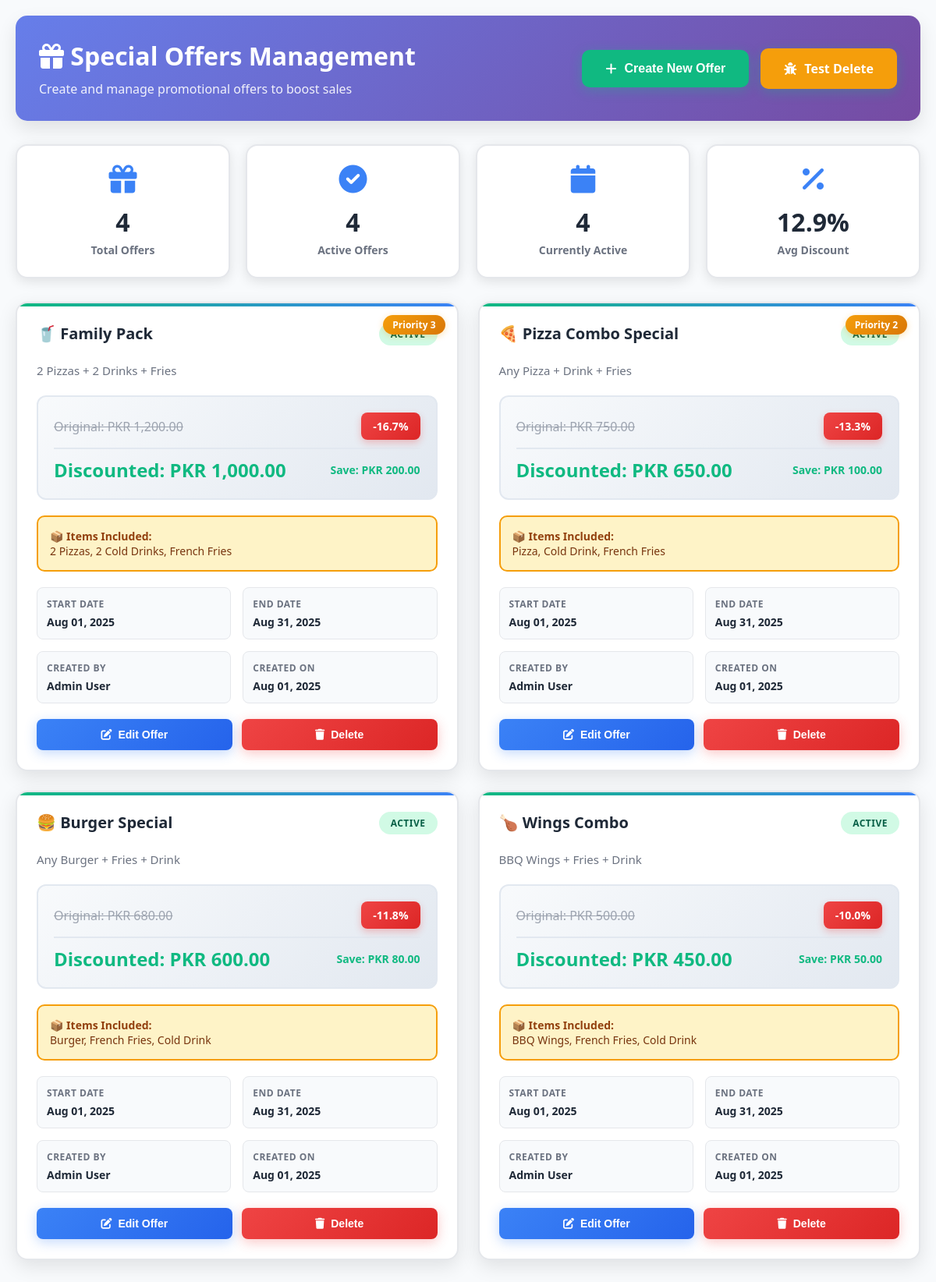
Page /admin/manage_special_offers.php (signed in) on the committed database.
### tables this page shows
CREATE TABLE special_offers (
    id INT PRIMARY KEY AUTO_INCREMENT,
    title VARCHAR(200) NOT NULL,
    description TEXT,
    original_price DECIMAL(10,2) NOT NULL,
    discounted_price DECIMAL(10,2) NOT NULL,
    discount_percentage DECIMAL(5,2),
    items_included TEXT,
    image VARCHAR(255) DEFAULT 'default-offer.jpg',
    is_active BOOLEAN DEFAULT TRUE,
    start_date DATE,
    end_date DATE,
    priority INT DEFAULT 1,
    created_by INT NOT NULL,
    created_at TIMESTAMP DEFAULT CURRENT_TIMESTAMP,
    updated_at TIMESTAMP DEFAULT CURRENT_TIMESTAMP ON UPDATE CURRENT_TIMESTAMP,
    FOREIGN KEY (created_by) REFERENCES users(id)
);

CREATE TABLE users (
    id INT PRIMARY KEY AUTO_INCREMENT,
    name VARCHAR(100) NOT NULL,
    username VARCHAR(50) UNIQUE NOT NULL,
    password VARCHAR(255) NOT NULL,
    role ENUM('admin', 'cashier') DEFAULT 'cashier',
    is_active BOOLEAN DEFAULT TRUE,
    created_at TIMESTAMP DEFAULT CURRENT_TIMESTAMP,
    updated_at TIMESTAMP DEFAULT CURRENT_TIMESTAMP ON UPDATE CURRENT_TIMESTAMP
);

### admin/manage_special_offers.php (the view, shortened to what this page needs)
<?php
$db = new Database();
$pdo = $db->getConnection();
$query = "SELECT so.*, u.name as created_by_name FROM special_offers so LEFT JOIN users u ON so.created_by = u.id ORDER BY so.priority DESC, so.created_at DESC";
$stmt = $pdo->prepare($query);
$stmt->execute();
$offers = $stmt->fetchAll(PDO::FETCH_ASSOC);
?>
<!DOCTYPE html>
<html lang="en">
<head>
    <link rel="stylesheet" href="../assets/css/style.css">
    <link rel="stylesheet" href="https://cdnjs.cloudflare.com/ajax/libs/font-awesome/6.0.0/css/all.min.css">
</head>
<body>
    <div class="admin-container">
        <div class="page-header">
            <div style="display: flex; justify-content: space-between; align-items: center;">
                <div>
                    <h1><i class="fas fa-gift"></i> Special Offers Management</h1>
                    <p>Create and manage promotional offers to boost sales</p>
                </div>
                <div style="display: flex; gap: 15px; align-items: center;">
                    <button class="btn-add" onclick="openAddModal()">
                        <i class="fas fa-plus"></i> Create New Offer
                    </button>
                    <a href="test_delete.php" class="btn-add" style="background: #f59e0b; text-decoration: none;">
                        <i class="fas fa-bug"></i> Test Delete
                    </a>
                </div>
            </div>
        </div>
        <div class="stats-cards">
            <div class="stat-card">
                <i class="fas fa-gift"></i>
                <div class="number"><?php echo count($offers); ?></div>
                <div class="label">Total Offers</div>
            </div>
            <div class="stat-card">
                <i class="fas fa-check-circle"></i>
                <div class="number"><?php echo count(array_filter($offers, function($o) { return $o['is_active'] == 1; })); ?></div>
                <div class="label">Active Offers</div>
            </div>
            <div class="stat-card">
                <i class="fas fa-calendar"></i>
                <div class="number"><?php echo count(array_filter($offers, function($o) {
                    return $o['is_active'] == 1 &&
                           (!$o['start_date'] || $o['start_date'] <= date('Y-m-d')) &&
                           (!$o['end_date'] || $o['end_date'] >= date('Y-m-d'));
                })); ?></div>
                <div class="label">Currently Active</div>
            </div>
            <div class="stat-card">
                <i class="fas fa-percentage"></i>
                <div class="number"><?php
                    $avgDiscount = array_reduce($offers, function($carry, $item) {
                        return $carry + $item['discount_percentage'];
                    }, 0);
                    echo $avgDiscount > 0 ? round($avgDiscount / count($offers), 1) : 0;
                ?>%</div>
                <div class="label">Avg Discount</div>
            </div>
        </div>
        <?php if (empty($offers)): ?>
            <div class="empty-state">
                <i class="fas fa-gift"></i>
                <h3>No Special Offers Found</h3>
                <p>Create your first special offer to attract customers and boost sales!</p>
                <button class="btn-add" onclick="openAddModal()">
                    <i class="fas fa-plus"></i> Create First Offer
                </button>
            </div>
        <?php else: ?>
            <div class="offers-grid">
                <?php foreach ($offers as $offer): ?>
                    <div class="offer-card">
                        <?php if ($offer['priority'] > 1): ?>
                            <div class="priority-badge">Priority <?php echo $offer['priority']; ?></div>
                        <?php endif; ?>
                        <div class="offer-header">
                            <h3 class="offer-title"><?php echo htmlspecialchars($offer['title']); ?></h3>
                            <span class="offer-status <?php echo $offer['is_active'] ? 'status-active' : 'status-inactive'; ?>">
                                <?php echo $offer['is_active'] ? 'Active' : 'Inactive'; ?>
                            </span>
                        </div>
                        <p class="offer-description"><?php echo htmlspecialchars($offer['description']); ?></p>
                        <div class="offer-pricing">
                            <div class="price-row">
                                <span class="original-price">Original: PKR <?php echo number_format($offer['original_price'], 2); ?></span>
                                <span class="discount-badge">-<?php echo number_format($offer['discount_percentage'], 1); ?>%</span>
                            </div>
                            <div class="price-row">
                                <span class="discounted-price">Discounted: PKR <?php echo number_format($offer['discounted_price'], 2); ?></span>
                                <span style="color: #10b981; font-weight: 600;">Save: PKR <?php echo number_format($offer['original_price'] - $offer['discounted_price'], 2); ?></span>
                            </div>
                        </div>
                        <div class="offer-items">
                            <strong>📦 Items Included:</strong><br>
                            <span><?php echo htmlspecialchars($offer['items_included']); ?></span>
                        </div>
                        <div class="offer-details">
                            <div class="detail-item">
                                <div class="detail-label">Start Date</div>
                                <div class="detail-value"><?php echo $offer['start_date'] ? date('M d, Y', strtotime($offer['start_date'])) : 'No Start Date'; ?></div>
                            </div>
                            <div class="detail-item">
                                <div class="detail-label">End Date</div>
                                <div class="detail-value"><?php echo $offer['end_date'] ? date('M d, Y', strtotime($offer['end_date'])) : 'No End Date'; ?></div>
                            </div>
                            <div class="detail-item">
                                <div class="detail-label">Created By</div>
                                <div class="detail-value"><?php echo htmlspecialchars($offer['created_by_name']); ?></div>
                            </div>
                            <div class="detail-item">
                                <div class="detail-label">Created On</div>
                                <div class="detail-value"><?php echo date('M d, Y', strtotime($offer['created_at'])); ?></div>
                            </div>
                        </div>
                        <div class="offer-actions">
                            <button class="btn-edit" onclick="openEditModal(<?php echo htmlspecialchars(json_encode($offer)); ?>)">
                                <i class="fas fa-edit"></i> Edit Offer
                            </button>
                            <button class="btn-delete" onclick="deleteOffer(<?php echo $offer['id']; ?>)">
                                <i class="fas fa-trash"></i> Delete
                            </button>
                        </div>
                    </div>
                <?php endforeach; ?>
            </div>
        <?php endif; ?>
    </div>
</body>
</html>

### assets/css/style.css (style rules this page uses)
* { margin: 0; padding: 0; box-sizing: border-box; }
body { font-family: 'Segoe UI', Tahoma, Geneva, Verdana, sans-serif; background: #f5f7fa; color: #2c3e50; overflow: hidden; height: 100vh; font-size: 14px; }

### rows in the picture
special_offers: priority "3", title "🥤 Family Pack", is_active "ACTIVE", description "2 Pizzas + 2 Drinks + Fries", original_price "1,200.00", discount_percentage "16.7", discounted_price "1,000.00", $offer['original_price'] - $offer['discounted_price'] "200.00", items_included "2 Pizzas, 2 Cold Drinks, French Fries", start_date "Aug 01, 2025", end_date "Aug 31, 2025", created_by.name "Admin User", created_at "Aug 01, 2025"
special_offers: priority "2", title "🍕 Pizza Combo Special", is_active "ACTIVE", description "Any Pizza + Drink + Fries", original_price "750.00", discount_percentage "13.3", discounted_price "650.00", $offer['original_price'] - $offer['discounted_price'] "100.00", items_included "Pizza, Cold Drink, French Fries", start_date "Aug 01, 2025", end_date "Aug 31, 2025", created_by.name "Admin User", created_at "Aug 01, 2025"
special_offers: title "🍔 Burger Special", is_active "ACTIVE", description "Any Burger + Fries + Drink", original_price "680.00", discount_percentage "11.8", discounted_price "600.00", $offer['original_price'] - $offer['discounted_price'] "80.00", items_included "Burger, French Fries, Cold Drink", start_date "Aug 01, 2025", end_date "Aug 31, 2025", created_by.name "Admin User", created_at "Aug 01, 2025"
special_offers: title "🍗 Wings Combo", is_active "ACTIVE", description "BBQ Wings + Fries + Drink", original_price "500.00", discount_percentage "10.0", discounted_price "450.00", $offer['original_price'] - $offer['discounted_price'] "50.00", items_included "BBQ Wings, French Fries, Cold Drink", start_date "Aug 01, 2025", end_date "Aug 31, 2025", created_by.name "Admin User", created_at "Aug 01, 2025"

### other values in the picture
count($offers) "4"
$avgDiscount / count($offers) "12.9"
